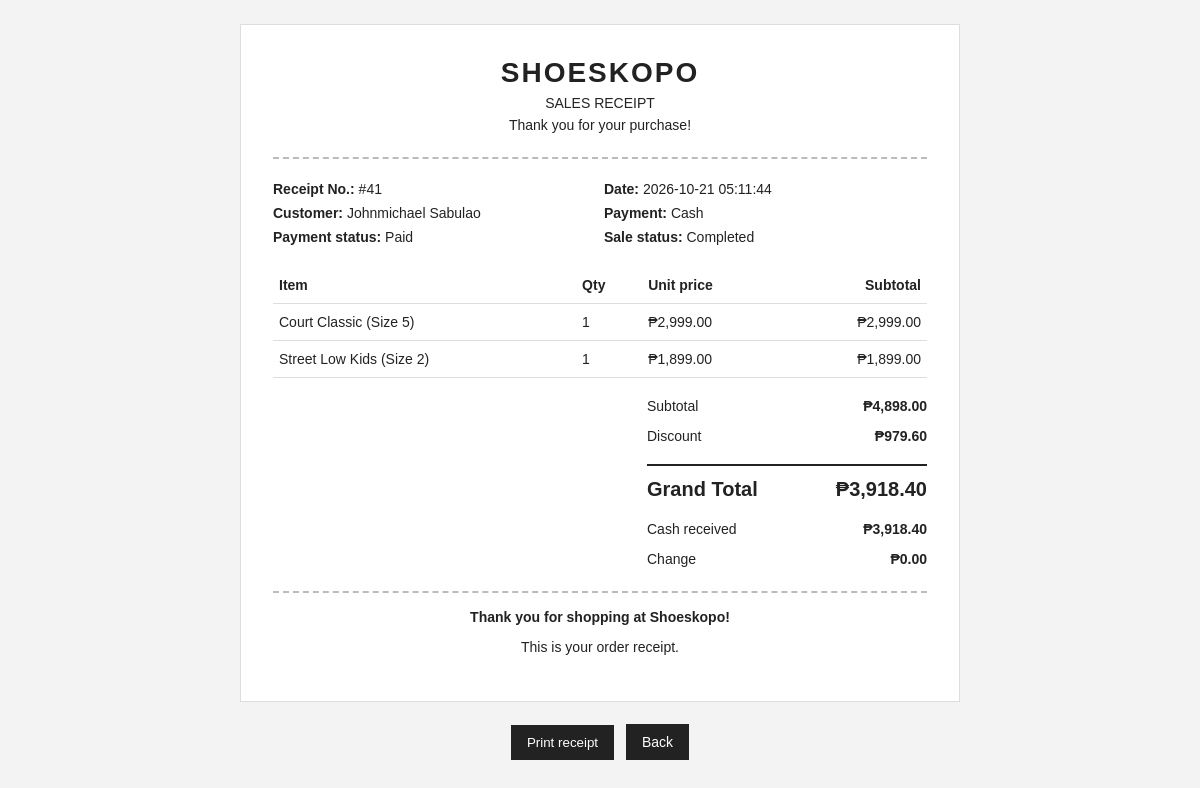
Page /receipt.php?order=41 (signed in) on the committed database.
### tables this page shows
CREATE TABLE `payments` (
  `id` int(11) NOT NULL,
  `order_id` int(11) NOT NULL,
  `payment_method` varchar(30) NOT NULL DEFAULT 'Cash',
  `payment_status` varchar(30) NOT NULL DEFAULT 'Pending',
  `cash_received` decimal(10,2) NOT NULL DEFAULT 0.00,
  `change_due` decimal(10,2) NOT NULL DEFAULT 0.00,
  `paid_at` datetime DEFAULT NULL,
  `created_at` timestamp NOT NULL DEFAULT current_timestamp()
);

CREATE TABLE `orders` (
  `id` int(11) NOT NULL,
  `user_id` int(11) NOT NULL,
  `total` decimal(10,2) NOT NULL DEFAULT 0.00,
  `status` enum('Pending','Processing','Shipped','Completed','Cancelled') NOT NULL DEFAULT 'Pending',
  `full_name` varchar(160) NOT NULL,
  `phone` varchar(40) NOT NULL,
  `address` text NOT NULL,
  `created_at` timestamp NOT NULL DEFAULT current_timestamp()
);

CREATE TABLE `order_items` (
  `id` int(11) NOT NULL,
  `order_id` int(11) NOT NULL,
  `product_id` int(11) DEFAULT NULL,
  `product_name` varchar(180) NOT NULL,
  `size` varchar(20) DEFAULT NULL,
  `quantity` int(11) NOT NULL DEFAULT 1,
  `unit_price` decimal(10,2) NOT NULL DEFAULT 0.00
);

### includes/functions.php (called while the page is built, shortened)
<?php
function current_user(): ?array {
    return $_SESSION['user'] ?? null;
}
function require_login(): void {
    if (isset($GLOBALS['pdo'])) {
        try {
            $st = $GLOBALS['pdo']->prepare('SELECT is_active, role
FROM users
WHERE id = ?');
            $st->execute([(int)current_user()['id']]);
        } catch (Throwable $e) {  }
    }
}

### receipt.php (the view, shortened to what this page needs)
<?php
require_once __DIR__ . '/config/db.php';
require_once __DIR__ . '/includes/functions.php';
require_login();
$orderId = (int)($_GET['order'] ?? 0);
$sql = "SELECT o.*, p.payment_method, p.payment_status, p.cash_received, p.change_due, p.paid_at
FROM orders o
    LEFT
    JOIN payments p ON p.order_id = o.id
WHERE o.id = ?";
$args = [$orderId];
$stmt = $pdo->prepare($sql);
$stmt->execute($args);
$order = $stmt->fetch();
$stmt = $pdo->prepare('SELECT product_name, size, quantity, unit_price
FROM order_items
WHERE order_id = ?');
$stmt->execute([$orderId]);
$items = $stmt->fetchAll();
$receiptSubtotal = 0.0; foreach ($items as $receiptItem) $receiptSubtotal += (float)$receiptItem['unit_price'] * (int)$receiptItem['quantity'];
$receiptDiscount = max(0, round($receiptSubtotal - (float)$order['total'], 2));
function receipt_escape($v): string { return htmlspecialchars((string)($v ?? ''), ENT_QUOTES, 'UTF-8'); }
function receipt_money($v): string { return '₱' . number_format((float)$v, 2); }
?>
<!doctype html>
<html lang="en">
<head>
</head>
<body>
<main class="receipt">
  <div class="brand"><h1>SHOESKOPO</h1><p>SALES RECEIPT</p><p>Thank you for your purchase!</p></div>
  <div class="meta">
    <p><strong>Receipt No.:</strong> #<?= (int)$order['id'] ?></p>
    <p><strong>Date:</strong> <?= receipt_escape($order['created_at']) ?></p>
    <p><strong>Customer:</strong> <?= receipt_escape($order['full_name'] ?? current_user()['username'] ?? 'Customer') ?></p>
    <p><strong>Payment:</strong> <?= receipt_escape($order['payment_method'] ?? 'Cash') ?></p>
    <p><strong>Payment status:</strong> <?= receipt_escape($order['payment_status'] ?? 'Pending') ?></p>
    <p><strong>Sale status:</strong> <?= receipt_escape($order['status'] ?? 'Pending') ?></p>
  </div>
  <table class="items"><thead><tr><th>Item</th><th>Qty</th><th>Unit price</th><th>Subtotal</th></tr></thead><tbody>
  <?php foreach ($items as $item): ?><tr><td><?= receipt_escape($item['product_name']) ?><?= !empty($item['size']) ? ' (Size ' . receipt_escape($item['size']) . ')' : '' ?></td><td><?= (int)$item['quantity'] ?></td><td><?= receipt_money($item['unit_price']) ?></td><td><?= receipt_money($item['unit_price'] * $item['quantity']) ?></td></tr><?php endforeach; ?>
  </tbody></table>
  <div class="totals"><p><span>Subtotal</span><strong><?= receipt_money($receiptSubtotal) ?></strong></p><p><span>Discount</span><strong><?= receipt_money($receiptDiscount) ?></strong></p><p class="grand"><span>Grand Total</span><span><?= receipt_money($order['total']) ?></span></p>
  <?php if (($order['payment_status'] ?? '') === 'Paid'): ?><p><span>Cash received</span><strong><?= receipt_money($order['cash_received']) ?></strong></p><p><span>Change</span><strong><?= receipt_money($order['change_due']) ?></strong></p><?php else: ?><p><span>Amount due</span><strong><?= receipt_money($order['total']) ?></strong></p><?php endif; ?></div>
  <div class="note"><strong>Thank you for shopping at Shoeskopo!</strong><p>This is your order receipt.</p>
  </div>
</main>
<div class="actions"><button onclick="window.print()">Print receipt</button> <a href="<?= (current_user()['role'] ?? '') === 'admin' ? 'admin/orders.php' : ((current_user()['role'] ?? '') === 'employee' ? 'employee/index.php' : 'index.php') ?>">Back</a></div>
</body></html>

### receipt.php (style rules this page uses)
* { box-sizing:border-box }
body { margin:0;padding:24px;background:#f3f3f3;color:#222;font:14px Arial,sans-serif }
.receipt { max-width:720px;margin:0 auto;background:#fff;padding:32px;border:1px solid #ddd }
.brand { text-align:center;border-bottom:2px dashed #bbb;padding-bottom:18px }
.brand h1 { margin:0;font-size:28px;letter-spacing:2px }
.brand p { margin:6px 0 }
.meta { margin:22px 0;display:grid;grid-template-columns:1fr 1fr;gap:8px }
.meta p { margin:0 }
.items { width:100%;border-collapse:collapse;margin:20px 0 }
.items th,.items td { text-align:left;padding:10px 6px;border-bottom:1px solid #ddd }
.items th:last-child,.items td:last-child { text-align:right }
.totals { margin-left:auto;max-width:280px }
.totals p { display:flex;justify-content:space-between }
.grand { font-size:20px;font-weight:bold;border-top:2px solid #222;padding-top:12px }
.note { text-align:center;margin-top:24px;padding-top:16px;border-top:2px dashed #bbb }
.actions { text-align:center;margin:18px }
.actions button,.actions a { display:inline-block;padding:10px 16px;margin:4px;border:0;background:#222;color:white;text-decoration:none;cursor:pointer }

### rows in the picture
payments: order "41", order.created_at "2026-10-21 05:11:44", order.full_name "Johnmichael Sabulao", payment_method "Cash", payment_status "Paid", order.status "Completed", order.total "₱979.60", order.total "₱3,918.40", cash_received "₱3,918.40", change_due "₱0.00"
order_items: product_name "Court Classic", size "5", quantity "1", unit_price "₱2,999.00", receipt_money($item['unit_price'] * $item['quantity']) "₱2,999.00"
order_items: product_name "Street Low Kids", size "2", quantity "1", unit_price "₱1,899.00", receipt_money($item['unit_price'] * $item['quantity']) "₱1,899.00"

### other values in the picture
receipt_money($receiptSubtotal) "₱4,898.00"
